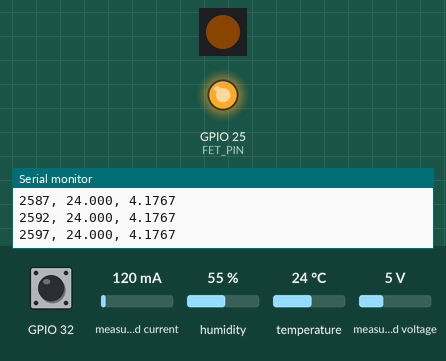
The program below on a simulated ESP32. Parts: 1 RGB LEDs in strip order, left to right, output pins drawn as LEDs (lit = HIGH), the last lines printed to the serial monitor. The test bench sets the inputs (shaded band); at power-on: measured current 120 mA, GPIO 32 HIGH, humidity 55 %, temperature 24 °C, measured voltage 5 V. Dim RGB values are drawn brighter than linear; storage starts empty. At 16.7 s the program puts the board to deep sleep or switches it off; the recording ends there.

Above: at 2.6 s.
2.7 s: measured current set to 40 mA
At 3.0 s:
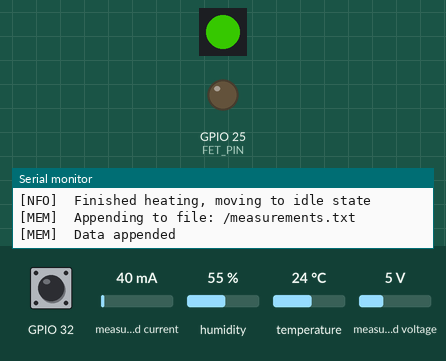
4.2 s: GPIO 32 pulled LOW for 0.15 s
At 4.7 s:
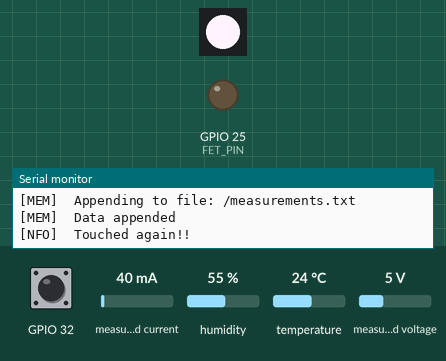
At 16.5 s:
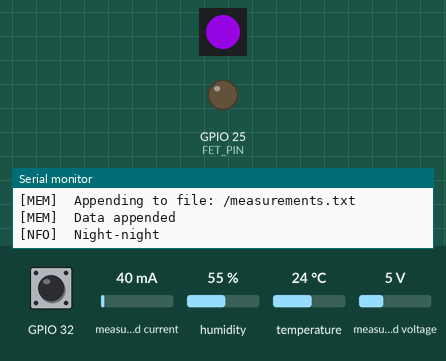
Timing chart, 0 to 16.7 s (numbered marks = the images above; inputs shaded):
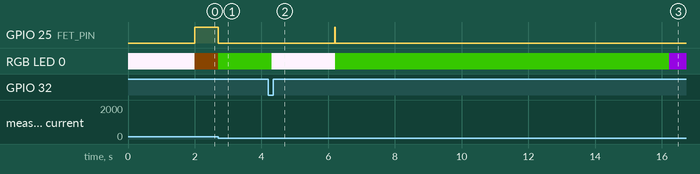

Measured:
- after the input at 2.7 s, GPIO 25 (FET_PIN): HIGH → LOW at once; RGB LED 0: RGB(10, 5, 0) → RGB(27, 100, 0) at once
- after the input at 4.2 s, GPIO 25 (FET_PIN): LOW → HIGH after 2.0 s, → LOW 0.01 s later

The program:

main.cpp
```cpp
#include "main.h"

void IRAM_ATTR
knock_out() {
    byebye = true;
}

void IRAM_ATTR
touched() {
    timeTouched = millis();
    timeFinished = 0;
    smCtrl = sIdle;
    touchDetect = true;
}

void
setup() {
    touchCounter++;

    char ssid[40] = {'\0'}; /* network and web-related */
    char ssidPrefix[] = "thermoSkin";
    get_serial_num(serialNum);
    sprintf(ssid, "%s-%s", ssidPrefix, serialNum);
    setup_AP(ssid, password, localIP, gateway, subnet);
    setup_endpoints();

    Serial.begin(115200);   /* peripherals */

    FastLED.addLeds<LED_TYPE,LED_PIN,COLOR_ORDER>(leds, 1).setCorrection(TypicalLEDStrip);
    FastLED.setBrightness(255);
    leds[0] = WOKE_COL;
    FastLED.show();

    delay(300);

    print_info();
    init_gpio_tim();

    if (!SPIFFS.begin(FORMAT_SPIFFS_IF_FAILED)){
        Serial.printf("\r\n[MEM]\tSPIFFS Mount Failed");
        SPIFFSAOK = false;
    } else {
        Serial.printf("\r\n[MEM]\tSPIFFS Mount OK");
        SPIFFSAOK = true;
    }

    Wire.begin();
    while (!initialize_sensor()) { delay(10); }
    while (!initialize_ina219()) { delay(10); }

    if (touchCounter == 1){
        get_measurements(roomTemp, humidity);   /* get initial values */
        digitalWrite(FET_PIN, HIGH);
        roomResistance = get_resistance(1);
        digitalWrite(FET_PIN, LOW);
        resistance = roomResistance;
        temperature = (float)calculate_temp(resistance);
        char headers[100];
        sprintf(headers,"room temperature: %.2f, room resistance: %.4f", roomTemp, resistance);
        writeFile(SPIFFS, "/measurements.txt", headers);
    }

    Serial.printf("\r\n[INIT]\tInitial value is: %.4f ohm @ %.2f *C, woke up %d times",
                  roomResistance, roomTemp, touchCounter);

    smCtrl = sIdle;

}

void
loop() {

    if (smCtrl == sIdle){
        touchDetect = false;
        temperature = 0;
        while (millis() - timeTouched < 2000) { /* waits */ }
        smCtrl = sTouched;
        touchCounter++;
    }

    if (smCtrl == sTouched){

        uint8_t ledR = 10;
        float initRes = 0, initTemp = 0;
        leds[0] = HEAT_COL;
        FastLED.show();

        digitalWrite(FET_PIN, HIGH);
        initRes = get_resistance(1);
        initTemp = (float)calculate_temp(resistance);
        do {
            if (touchDetect) {
                touchDetect = false;
                break;
            }
            resistance = get_resistance(1);
            temperature = (float)calculate_temp(resistance);

            ledR = map((int)temperature, (int)roomTemp, TARGET_TEMP, 10, 255);
            leds[0].red = ledR;
            FastLED.show();

            Serial.printf("\r\n%lu, %.3f, %.4f", millis(), temperature, resistance);
        } while (temperature < TARGET_TEMP);
        digitalWrite(FET_PIN, LOW);
        timeFinished = millis();
        leds[0] = DONE_COL;
        FastLED.show();

        if (temperature >= TARGET_TEMP) {
            smCtrl = sFinished;
            Serial.printf("\r\n[NFO]\tFinished heating, moving to idle state");
            char dataToSPIFFS[100];
            sprintf(dataToSPIFFS, "\r\n%lu, %.4f, %.2f, %.4f, %.2f",
                    timeFinished - timeTouched, initRes, initTemp, resistance, temperature);
            appendFile(SPIFFS, "/measurements.txt", dataToSPIFFS);
        }
    }

    if (smCtrl == sFinished) {
        timerAlarmEnable(sleepTimer);
        timerWrite(sleepTimer, 0);
        while (!byebye) { /* wait for timer to knock this baby out, if touched here it will start working again */
            if (touchDetect) {
                leds[0] = WOKE_COL;
                FastLED.show();

                Serial.printf("\r\n[NFO]\tTouched again!!");
                touchDetect = false;
                break;
            }
        }

        if (smCtrl == sFinished) {  /* still finished or retouched? */
            Serial.printf("\r\n[NFO]\tNight-night");
            leds[0] = SLEEP_COL;
            FastLED.show();
            delay(500);
            leds[0] = CRGB(0, 0, 0);
            FastLED.show();
            esp_deep_sleep_start();
        }
    }

    /* testing for battery drain */

//        for (int i=0;i<500;i++) {
//            do {
//                leds[0] = HEAT_COL;
//                FastLED.show();
//                digitalWrite(FET_PIN, HIGH);
//                resistance = get_resistance(1);
//                temperature = (float)calculate_temp(resistance);
//                Serial.printf("\r\n%lu, %.3f, %.4f, %.3f, %.4f", millis(), temperature, resistance, batLevel, powLevel);
//            } while (temperature < TARGET_TEMP);
//
//            leds[0] = DONE_COL;
//            FastLED.show();
//            digitalWrite(FET_PIN, LOW);
//            delay(40000);
//        }
//        leds[0] = CRGB(0, 0, 0);
//        FastLED.show();
//        esp_deep_sleep_start();
//
//        while (1) { };

    /* testing for battery drain
    * */

}

/*-----------------------------------------------------------------------------------------------------------------
|   Functions
-----------------------------------------------------------------------------------------------------------------*/
void
print_info() {
    char macAddr[20] = {'\0'};
    Serial.print(LOGO);
    sprintf(macAddr, "%s", WiFi.macAddress().c_str());
    Serial.printf("\r\nSerial number: %s\r\nFirmware Version: %s:%s\r\nHardware Version: %s\r\n",
                  macAddr, FW_VER, FW_DATE, HW_VER);
}

void
init_gpio_tim() {
//    ledcSetup(heatChannel, heatFreq, heatResolution);
//    ledcAttachPin(FET_PIN, heatChannel);
//    ledcWrite(heatChannel, 0);

    pinMode(FET_PIN, OUTPUT);
    digitalWrite(FET_PIN, LOW);

//    while (1) {
//        Serial.println(touchRead(T9));
//    }
    int touchCali = 12;
//
//    int touchDiff = 0;
//    while (touchCali == 0){
//        Serial.printf("\r\n[TS]\tCalibrating touch sensor, please touch");
//
//        int touchThreshold[touchCaliSize];
//        for (int i=0;i<touchCaliSize;i++){
//            touchThreshold[i] = touchRead(T9);
//            delay(10);
//        }
//
//        for (int i=0;i<touchCaliSize-1;i++){
//            touchDiff = touchThreshold[i+1] - touchThreshold[i];
//            if (touchDiff > 3){
//                touchCali = touchDiff + touchThreshold[i];
//            }
//        }
//    }
    Serial.printf("\r\n[TS]\tCalibrated touch sensor with threshold: %d", touchCali);
    touchAttachInterrupt(T9, touched, touchCali);  /* T9 is GPIO32 */
    esp_sleep_enable_touchpad_wakeup();

    sleepTimer = timerBegin(0, 80, true);
    timerAttachInterrupt(sleepTimer, &knock_out, true);
    timerAlarmWrite(sleepTimer, sampleTime, true);

}

void
get_serial_num(char *serNumOut) {
    uint8_t baseMac[6];
    esp_read_mac(baseMac, ESP_MAC_WIFI_STA);
    sprintf(serNumOut, "%02X%02X%02X", baseMac[0], baseMac[1], baseMac[2]);
}

int
lazy_median(int arr[], uint8_t size) {
    std::sort(arr, arr + size);
    if (size % 2)  return arr[size / 2];
    else           return (arr[(size - 1) / 2] + arr[size / 2]) / 2;
}

void
listDir(fs::FS &fs, const char * dirname, uint8_t levels){
    Serial.printf("Listing directory: %s\r\n", dirname);

    File root = fs.open(dirname);
    if(!root){
        Serial.println("- failed to open directory");
        return;
    }
    if(!root.isDirectory()){
        Serial.println(" - not a directory");
        return;
    }

    File file = root.openNextFile();
    while(file){
        if(file.isDirectory()){
            Serial.print("  DIR : ");
            Serial.println(file.name());
            if(levels){
                listDir(fs, file.name(), levels -1);
            }
        } else {
            Serial.print("  FILE: ");
            Serial.print(file.name());
            Serial.print("\tSIZE: ");
            Serial.println(file.size());
        }
        file = root.openNextFile();
    }
}

void
readFile(fs::FS &fs, const char * path){
    Serial.printf("Reading file: %s\r\n", path);

    File file = fs.open(path);
    if(!file || file.isDirectory()){
        Serial.println("- failed to open file for reading");
        return;
    }

    Serial.println("- read from file:");
    while(file.available()){
        Serial.write(file.read());
    }
    file.close();
}

void
writeFile(fs::FS &fs, const char * path, const char * message){
    Serial.printf("\r\n[MEM]\tWriting file: %s", path);

    File file = fs.open(path, FILE_WRITE);
    if(!file){
        Serial.printf("\r\n[MEM]\tFailed to open file for writing");
        return;
    }
    if(file.print(message)){
        Serial.printf("\r\n[MEM]\tFile written");
    } else {
        Serial.printf("\r\n[MEM]\tWrite failed");
    }
    file.close();
}

void
appendFile(fs::FS &fs, const char * path, const char * message){
    Serial.printf("\r\n[MEM]\tAppending to file: %s", path);

    File file = fs.open(path, FILE_APPEND);
    if(!file){
        Serial.printf("\r\n[MEM]\tFailed to open file for appending");
        return;
    }
    if(file.print(message)){
        Serial.printf("\r\n[MEM]\tData appended");
    } else {
        Serial.printf("\r\n[MEM]\tAppend failed");
    }
    file.close();
}

void
renameFile(fs::FS &fs, const char * path1, const char * path2){
    Serial.printf("Renaming file %s to %s\r\n", path1, path2);
    if (fs.rename(path1, path2)) {
        Serial.println("- file renamed");
    } else {
        Serial.println("- rename failed");
    }
}

void
deleteFile(fs::FS &fs, const char * path){
    Serial.printf("Deleting file: %s\r\n", path);
    if(fs.remove(path)){
        Serial.println("- file deleted");
    } else {
        Serial.println("- delete failed");
    }
}
```

main.h
```cpp
#ifndef FIRMWARE_ESP32_MAIN_H
#define FIRMWARE_ESP32_MAIN_H

/*-----------------------------------------------------------------------------------------------------------------
|   Includes
-----------------------------------------------------------------------------------------------------------------*/
#include <Arduino.h>
#include <WiFi.h>
#include "FS.h"
#include "SPIFFS.h"
#include "FastLED.h"
#include "lcd_handling.h"
#include "sensor_handling.h"
#include "server_functions.h"
#include "ohm_meter.h"

/*-----------------------------------------------------------------------------------------------------------------
|   Variables - Pins
-----------------------------------------------------------------------------------------------------------------*/
const char PROGMEM FW_VER[]  = "2.0.0";
const char PROGMEM FW_DATE[] = "13062023";
const char PROGMEM HW_VER[]  = "v2.0.0";
char serialNum[18] = {'\0'};

const char PROGMEM LOGO[] = "\r\n\r\n\r\n\r\n\r\n\r\n\r\n\
 _______ __                               _______ __     __        \r\n\
|_     _|  |--.-----.----.--------.-----.|     __|  |--.|__|.-----.\r\n\
  |   | |     |  -__|   _|        |  _  ||__     |    < |  ||     |\r\n\
  |___| |__|__|_____|__| |__|__|__|_____||_______|__|__||__||__|__|\
";
/* Pins */
gpio_num_t FET_PIN          = GPIO_NUM_25;

/* measurements */
RTC_DATA_ATTR float roomTemp;
RTC_DATA_ATTR float roomResistance;

float humidity;
float temperature;
float resistance;
float batLevel = 0;
float powLevel = 0;
#define TARGET_TEMP 70

unsigned long sampleTime = 10000000;    /* ms to sleep */
volatile bool byebye = false;
unsigned long timeTouched = 0;
unsigned long timeFinished = 0;

typedef enum {
    sIdle = 0,
    sTouched,
    sFinished
} smHeatState;
smHeatState smCtrl = sTouched;

/* touch */
int touchCaliSize = 1000;
volatile bool touchDetect = false;
RTC_DATA_ATTR unsigned int touchCounter;

/* LEDS */
#define LED_PIN     GPIO_NUM_2
#define LED_TYPE    WS2812
#define COLOR_ORDER GRB
#define NUM_LEDS   1

#define HEAT_COL CRGB(10, 5, 0)
#define WOKE_COL CRGB(250, 240, 250)
#define DONE_COL CRGB(27, 100, 0)
#define SLEEP_COL CRGB(111, 3, 168)
CRGB leds[NUM_LEDS];

#define FORMAT_SPIFFS_IF_FAILED true
bool SPIFFSAOK = false;
/*-----------------------------------------------------------------------------------------------------------------
|   Classes
-----------------------------------------------------------------------------------------------------------------*/
hw_timer_t *sleepTimer = nullptr;
portMUX_TYPE timerMux = portMUX_INITIALIZER_UNLOCKED;
/*-----------------------------------------------------------------------------------------------------------------
|   PFP
-----------------------------------------------------------------------------------------------------------------*/
void print_info();
void init_gpio_tim();
void get_serial_num(char *serNumOut);
int lazy_median(int arr[], uint8_t size);

void listDir(fs::FS &fs, const char * dirname, uint8_t levels);
void readFile(fs::FS &fs, const char * path);
void writeFile(fs::FS &fs, const char * path, const char * message);
void appendFile(fs::FS &fs, const char * path, const char * message);
void renameFile(fs::FS &fs, const char * path1, const char * path2);
void deleteFile(fs::FS &fs, const char * path);

#endif
```
